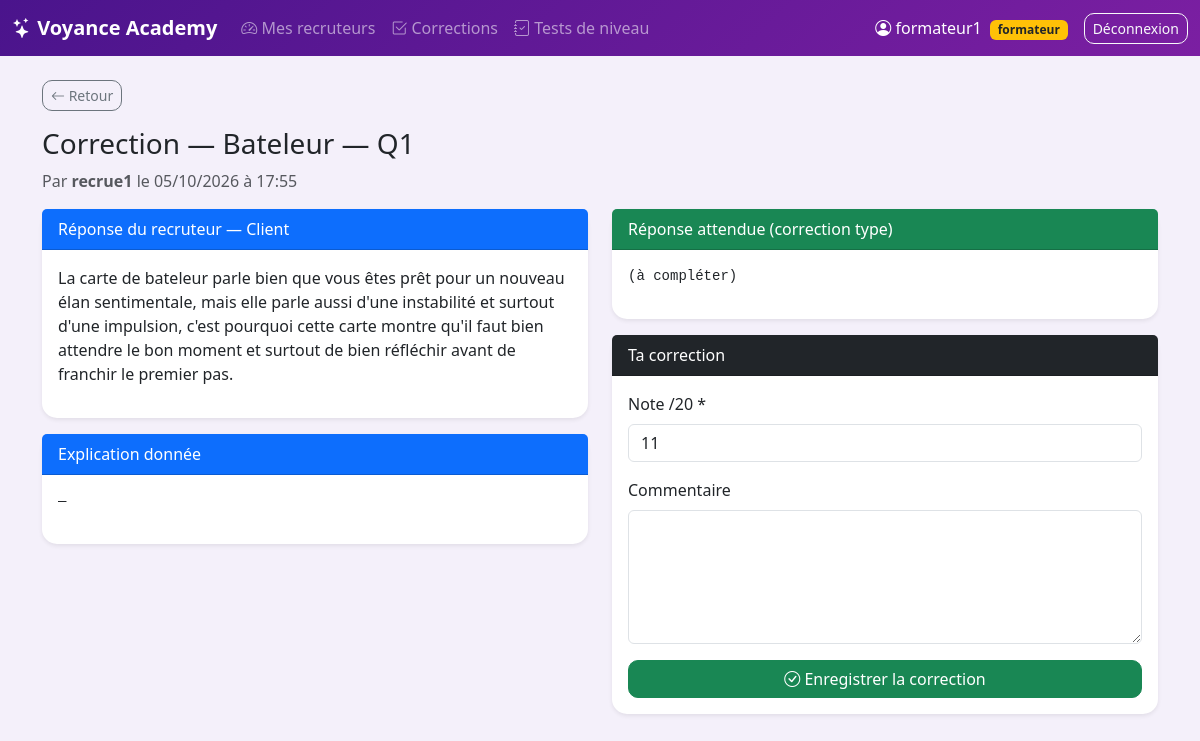
/formateur/correction/1 (signed in), run on the app's committed database.
### models.py (models this page shows)
class User(UserMixin, db.Model):
    __tablename__ = 'users'
    id = db.Column(db.Integer, primary_key=True)
    username = db.Column(db.String(80), unique=True, nullable=False)
    email = db.Column(db.String(120), unique=True, nullable=False)
    password = db.Column(db.String(200), nullable=False)
    role = db.Column(db.String(20), default='recruteur')
    formateur_id = db.Column(db.Integer, db.ForeignKey('users.id'), nullable=True)
    actif = db.Column(db.Boolean, default=True)
    created_at = db.Column(db.DateTime, default=datetime.utcnow)
    formateur = db.relationship('User', remote_side=[id], backref='recruteurs')
    tentatives = db.relationship('Tentative', backref='user', lazy=True)
    reponses_exercices = db.relationship('ReponseExercice', backref='user', lazy=True)
    cartes_validees = db.relationship('CarteValidee', backref='user', lazy=True,
                                     cascade='all, delete-orphan')

class Exercice(db.Model):
    __tablename__ = 'exercices'
    id = db.Column(db.Integer, primary_key=True)
    titre = db.Column(db.String(200), nullable=False)
    domaine = db.Column(db.String(50))
    niveau = db.Column(db.Integer, default=1)   # ← numéro de carte (1 à 22)
    enonce = db.Column(db.Text, nullable=False)
    donnees = db.Column(db.Text)
    mots_cles = db.Column(db.Text)
    reponse_attendue = db.Column(db.Text)
    theme_id = db.Column(db.Integer, db.ForeignKey('themes.id'), nullable=False)
    ordre = db.Column(db.Integer, default=1)
    created_at = db.Column(db.DateTime, default=datetime.utcnow)
    reponses = db.relationship('ReponseExercice', backref='exercice',
                               cascade='all, delete-orphan')

class ReponseExercice(db.Model):
    __tablename__ = 'reponses_exercice'
    id = db.Column(db.Integer, primary_key=True)
    exercice_id = db.Column(db.Integer, db.ForeignKey('exercices.id'), nullable=False)
    user_id = db.Column(db.Integer, db.ForeignKey('users.id'), nullable=False)
    reponse_client = db.Column(db.Text)
    explication = db.Column(db.Text)
    note = db.Column(db.Integer)
    commentaire_formateur = db.Column(db.Text)
    commentaire_ia = db.Column(db.Text)
    statut = db.Column(db.String(20), default='en_attente')
    valide = db.Column(db.Boolean, default=False)
    duree_secondes = db.Column(db.Integer)
    corrige_par_ia = db.Column(db.Boolean, default=False)
    date_soumission = db.Column(db.DateTime, default=datetime.utcnow)
    date_correction = db.Column(db.DateTime)

### app.py (the view, shortened to what this page needs)
@app.route('/formateur/correction/<int:rep_id>', methods=['GET', 'POST'])
@login_required
@role_required('formateur')
def corriger_reponse(rep_id):
    rep = ReponseExercice.query.get_or_404(rep_id)
    if rep.user.formateur_id != current_user.id:
        flash("Accès refusé.", "danger")
        return redirect(url_for('formateur_corrections'))
    return render_template('formateur/correction_detail.html', rep=rep)

### app.py (called while the page is built)
@login_manager.user_loader
def load_user(user_id):
    return db.session.get(User, int(user_id))

def role_required(*roles):
    def decorator(f):
        @wraps(f)
        def wrapper(*args, **kwargs):
            if not current_user.is_authenticated or current_user.role not in roles:
                flash("Accès refusé.", "danger")
                return redirect(url_for('dashboard'))
            return f(*args, **kwargs)
        return wrapper
    return decorator

### templates/formateur/correction_detail.html
{% extends "base.html" %}
{% block content %}
<a href="{{ url_for('formateur_corrections') }}" class="btn btn-sm btn-outline-secondary mb-3">
  <i class="bi bi-arrow-left"></i> Retour
</a>
<h3>Correction — {{ rep.exercice.titre }}</h3>
<p class="text-muted">Par <strong>{{ rep.user.username }}</strong>
  le {{ rep.date_soumission.strftime('%d/%m/%Y à %H:%M') }}</p>
<div class="row">
  <div class="col-md-6">
    <div class="card shadow-sm border-0 mb-3">
      <div class="card-header bg-primary text-white">
        Réponse du recruteur — Client
      </div>
      <div class="card-body">
        <p>{{ rep.reponse_client or '—' }}</p>
      </div>
    </div>
    <div class="card shadow-sm border-0 mb-3">
      <div class="card-header bg-primary text-white">
        Explication donnée
      </div>
      <div class="card-body">
        <pre style="white-space: pre-wrap;">{{ rep.explication or '—' }}</pre>
      </div>
    </div>
  </div>
  <div class="col-md-6">
    <div class="card shadow-sm border-0 mb-3">
      <div class="card-header bg-success text-white">
        Réponse attendue (correction type)
      </div>
      <div class="card-body">
        <pre style="white-space: pre-wrap;">{{ rep.exercice.reponse_attendue or '—' }}</pre>
      </div>
    </div>
    <form method="POST">
      <div class="card shadow-sm border-0">
        <div class="card-header bg-dark text-white">Ta correction</div>
        <div class="card-body">
          <label class="form-label">Note /20 *</label>
          <input type="number" name="note" class="form-control mb-3"
                 min="0" max="20" value="{{ rep.note or 0 }}" required>
          <label class="form-label">Commentaire</label>
          <textarea name="commentaire" class="form-control" rows="5">{{ rep.commentaire_formateur or '' }}</textarea>
          <button class="btn btn-success w-100 mt-3">
            <i class="bi bi-check-circle"></i> Enregistrer la correction
          </button>
        </div>
      </div>
    </form>
  </div>
</div>
{% endblock %}

### templates/base.html (shortened to what this page needs)
<!DOCTYPE html>
<html lang="fr">
<head>
    <link href="https://cdn.jsdelivr.net/npm/bootstrap@5.3.2/dist/css/bootstrap.min.css" rel="stylesheet">
    <link href="https://cdn.jsdelivr.net/npm/bootstrap-icons@1.11.1/font/bootstrap-icons.css" rel="stylesheet">
    <link href="{{ url_for('static', filename='css/style.css') }}" rel="stylesheet">
</head>
<body>
{% if current_user.is_authenticated %}
<nav class="navbar navbar-expand-lg navbar-dark" style="background: linear-gradient(135deg, #4a148c, #7b1fa2);">
  <div class="container-fluid">
    <a class="navbar-brand" href="{{ url_for('dashboard') }}">
      <i class="bi bi-stars"></i> <strong>Voyance Academy</strong>
    </a>
    <div class="collapse navbar-collapse" id="nav">
      <ul class="navbar-nav me-auto">
        {% if current_user.role == 'admin' %}
          <li class="nav-item"><a class="nav-link" href="{{ url_for('admin_dashboard') }}"><i class="bi bi-speedometer2"></i> Dashboard</a></li>
          <li class="nav-item"><a class="nav-link" href="{{ url_for('admin_users') }}"><i class="bi bi-people"></i> Utilisateurs</a></li>
          <li class="nav-item"><a class="nav-link" href="{{ url_for('admin_themes') }}"><i class="bi bi-tags"></i> Thèmes</a></li>
          <li class="nav-item"><a class="nav-link" href="{{ url_for('admin_formations') }}"><i class="bi bi-journal-text"></i> Formations</a></li>
          <li class="nav-item"><a class="nav-link" href="{{ url_for('admin_exercices') }}"><i class="bi bi-journal-check"></i> Tests de niveau</a></li>
       {% elif current_user.role == 'formateur' %}
  <li class="nav-item">
    <a class="nav-link" href="{{ url_for('formateur_dashboard') }}">
      <i class="bi bi-speedometer2"></i> Mes recruteurs
    </a>
  </li>
  <li class="nav-item">
    <a class="nav-link" href="{{ url_for('formateur_corrections') }}">
      <i class="bi bi-check2-square"></i> Corrections
    </a>
  </li>
  <li class="nav-item">
    <a class="nav-link" href="{{ url_for('admin_exercices') }}">
      <i class="bi bi-journal-check"></i> Tests de niveau
    </a>
  </li>
        {% else %}
          <li class="nav-item"><a class="nav-link" href="{{ url_for('recruteur_dashboard') }}"><i class="bi bi-house"></i> Accueil</a></li>
        {% endif %}
      </ul>
      <span class="navbar-text text-white me-3">
        <i class="bi bi-person-circle"></i> {{ current_user.username }}
        <span class="badge bg-warning text-dark ms-1">{{ current_user.role }}</span>
      </span>
      <a class="btn btn-outline-light btn-sm" href="{{ url_for('logout') }}">Déconnexion</a>
    </div>
  </div>
</nav>
{% endif %}
<div class="container my-4">
    {% block content %}{% endblock %}
</div>
</body>
</html>

### static/css/style.css (style rules this page uses)
body { background: #f4f0fa; font-family: 'Segoe UI', sans-serif; min-height: 100vh; }
.card { border-radius: 15px; }
.btn { border-radius: 10px; }

### data on the page
User: username "formateur1", role "formateur"
Exercice: exercice.titre "Bateleur — Q1", exercice "(à compléter)"
User: user.username "recrue1"
ReponseExercice: date_soumission "05/10/2026 à 17:55", reponse_client "La carte de bateleur parle bien que vous êtes prêt pour un nouveau élan sentimentale, mais elle parle aussi d'une instabilité et surtout d'une impulsion, c'est pourquoi cette carte montre qu'il faut bien attendre le bon moment et surtout de bien réfléchir avant de franchir le premier pas.", explication "—", note "11"
